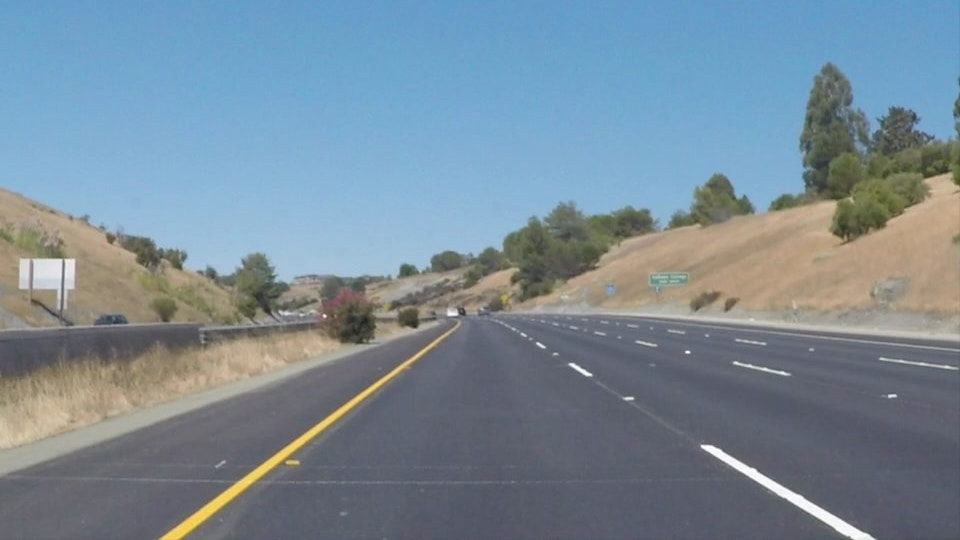
#> input picture solidYellowCurve2.jpg, 960 x 540 px, found by its file name
$ python ex08.py
#> lines starting #> are read from the running program, lines starting #| are printed output that depends on the picture
### OpenCV_Utils.py
import cv2
import numpy as np


def imageRead(openpath, flag=cv2.IMREAD_UNCHANGED):
#> called with openpath = './solidYellowCurve2.jpg', flag = 1
    image = cv2.imread(openpath, flag)
#> image is the input picture: shape (540, 960, 3); mean B, G, R 151.5, 138.6, 120.7
    if image is not None:
        print("Image Opened")
        return image
    else:
        print("Image Not Opened")
        print("Program Abort")
        exit()


def imageShow(imagename, image, flag=cv2.WINDOW_GUI_EXPANDED):
    cv2.namedWindow(imagename, flag)
    cv2.imshow(imagename, image)
    cv2.waitKey()
    return


def imageWrite(imagename, image):
    return cv2.imwrite(imagename, image)


def imageCopy(src):
    return np.copy(src)


# [52 lines left out: functions Video, imageParameters, not called in this run]


def getPixel(image, x, y, c=None):
    return image[y, x, c]


def setPixel(image, x, y, value, c=None):
    image[y, x, c] = value
    return image


def CutRectROI(image, x1, y1, x2, y2):
    return image[y1:y2, x1:x2]


# [26 lines left out: functions PasteRectROI, makeBlackImage, fillPolyROI, not called in this run]


def polyROI(image, points):
    mask = fillPolyROI(image, points)
    return cv2.bitwise_and(image, mask)


def convertColor(image, flag=cv2.COLOR_BGR2GRAY):
#> called with flag = 6
    return cv2.cvtColor(image, flag)
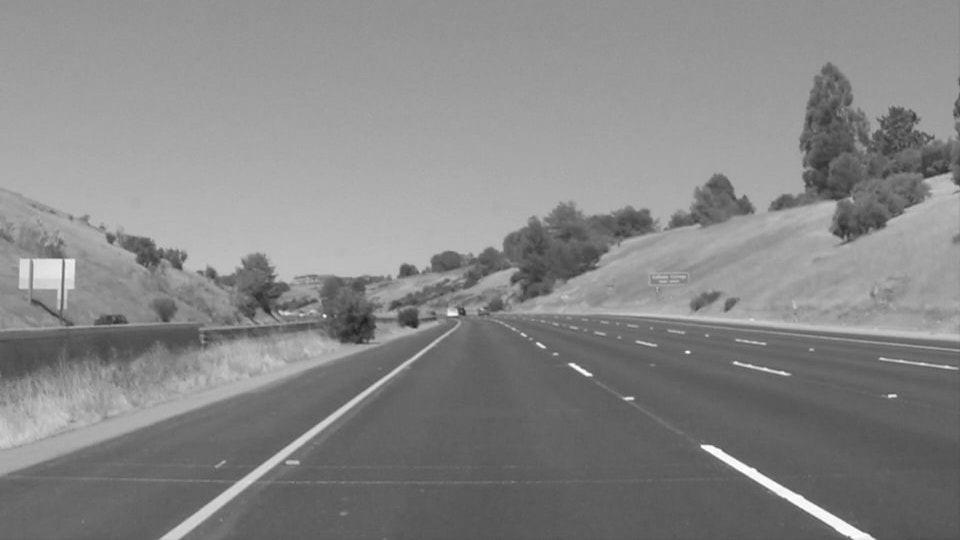
#> returned value: shape (540, 960); min 32, max 255, mean 134.7


def splitImage(image):
    return cv2.split(image)


def mergeImage(channel1, channel2, channel3):
    return cv2.merge((channel1, channel2, channel3))


def rangeColor(image, lower, upper):
    result = imageCopy(image)
    return cv2.inRange(result, lower, upper)


# [4 lines left out: function splitColor, not called in this run]


def drawLine(image, point1, point2, color=(255, 0, 0), thickness=3, lineType=cv2.LINE_AA):
    result = imageCopy(image)
    return cv2.line(result, point1, point2, color, thickness, lineType)


def drawRect(image, point1, point2, color=(255, 0, 0), thickness=3, lineType=cv2.LINE_AA):
    result = imageCopy(image)
    return cv2.rectangle(result, point1, point2, color, thickness, lineType)


def drawCircle(image, center, radius, color=(255, 0, 0), thickness=3, lineType=cv2.LINE_AA):
    result = imageCopy(image)
    return cv2.circle(result, center, radius, color, thickness, lineType)


def drawEllipse(image, center, axis, angle, startAngle, endAngle, color=(255, 0, 0), thickness=3, lineType=cv2.LINE_AA):
    result = imageCopy(image)
    return cv2.ellipse(result, center, axis, angle, startAngle, endAngle, color, thickness, lineType)


# [4 lines left out: function drawPolygon, not called in this run]


def drawText(image, text, point=(10, 10), font=cv2.FONT_HERSHEY_PLAIN, fontScale=2.0, color=(255,255,255), thickness=3, lineType=cv2.LINE_AA):
    result = imageCopy(image)
    return cv2.putText(result, text, point, font, fontScale, color, thickness, lineType)


def addImage(image1, image2):
    return cv2.add(image1, image2)


# [5 lines left out: function addWeightedImage, not called in this run]


def imageThreshold(image, thresh=128, maxval=255, type=cv2.THRESH_BINARY):
    _, res = cv2.threshold(image, thresh=thresh, maxval=maxval, type=type)
    return res


def imageBlur(image, ksize):
    size = ((ksize+1) * 2 - 1, (ksize+1) * 2 - 1)
    return cv2.blur(image, size)


def imageGaussianBlur(image, ksize, sigmaX, sigmaY):
    size = ((ksize+1) * 2 - 1, (ksize+1) * 2 - 1)
    return cv2.GaussianBlur(image, ksize=size, sigmaX=sigmaX, sigmaY=sigmaY)


def imageMedianBlur(image, size):
    ksize = (size+1) * 2 - 1
    return cv2.medianBlur(image, ksize)


def imageBilateralFilter(image, size, sigmaColor, sigmaSpace):
    d = (size+1) * 2 - 1
    return cv2.bilateralFilter(image, d, sigmaColor=sigmaColor, sigmaSpace=sigmaSpace)


def imageFiltering(image, kernel, ddepth=-1):
    return cv2.filter2D(image, ddepth, kernel)


# [22 lines left out: functions imageEdgePrewitt, imageEdgeSobel, imageEdgeScharr, not called in this run]


def imageEdgeLaplacianCV(image):
    return cv2.Laplacian(image, -1)


# [14 lines left out: functions imageEdgeLaplacianFilter2D, imageEdgeLoG, not called in this run]


def cannyEdge(image, threshold1=100, threshold2=200):
    return cv2.Canny(image, threshold1, threshold2)


# [30 lines left out: functions computeHist, histogramEqualize, not called in this run]


def imageDilation(image, kernel, iterations):
    return cv2.dilate(image, kernel=kernel, iterations=iterations)


def imageErosion(image, kernel, iterations):
    return cv2.erode(image, kernel=kernel, iterations=iterations)


# [17 lines left out: functions imageMorphologicalGradient, imageOpening, imageClosing, not called in this run]


def imageMorphologyKernel(flag=cv2.MORPH_RECT, size=5):
    return cv2.getStructuringElement(flag, (size, size))


def imageMorphologyEx(image, op, kernel, iterations=1):
#> called with op = 4, kernel = array of shape (5, 5), iterations = 1
    return cv2.morphologyEx(image, op=op, kernel=kernel, iterations=iterations)
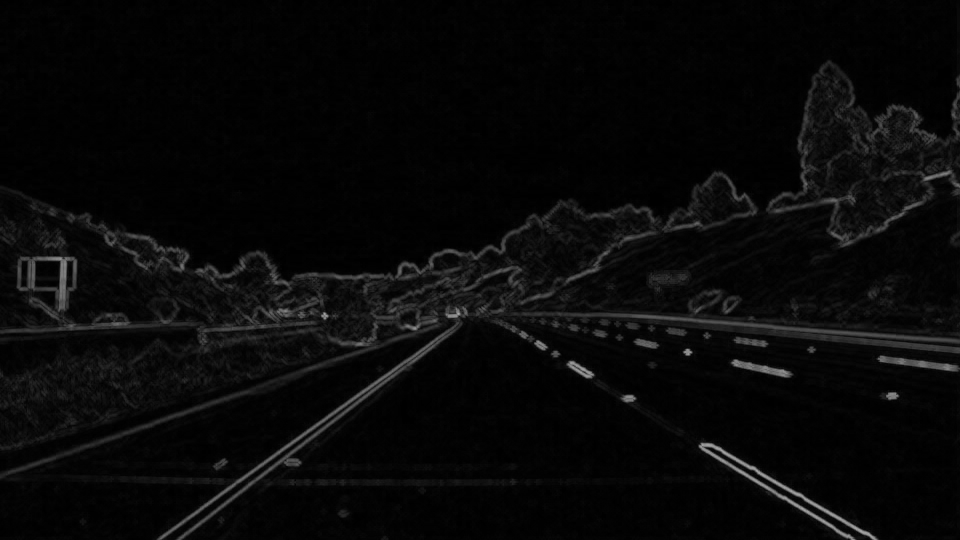
#> returned value: shape (540, 960); min 0, max 167, mean 8.6


# [32 lines left out: functions imageResize, imageTranslation, imageRotation, imageAffineTransformation, not called in this run]


def imagePerspectiveTransformation(image, src_pts, dst_pts, size=None, flags=cv2.INTER_LANCZOS4):
    if size is None:
        rows, cols = image.shape[:2]
        size = (cols, rows)
    M = cv2.getPerspectiveTransform(src_pts, dst_pts)
    return cv2.warpPerspective(image, M, dsize=size, flags=flags)


def houghLines(image, rho=1, theta=np.pi/180, threshold=100):
    return cv2.HoughLines(image, rho, theta, threshold)


# [16 lines left out: function drawHoughLines, not called in this run]


def houghLinesP(image, rho=1.0, theta=np.pi/180, threshold=100, minLineLength=10, maxLineGap=100):
    return cv2.HoughLinesP(image, rho, theta, threshold, minLineLength=minLineLength, maxLineGap=maxLineGap)


# [52 lines left out: functions drawHoughLinesP, splitTwoSideLines, splitOneSideLines, medianPoint, not called in this run]


def interpolate(x1, y1, x2, y2, y):
    return int(float(y - y1) * float(x2-x1) / float(y2-y1) + x1)


# [28 lines left out: functions lineFittingOneSide, lineFitting, not called in this run]


def houghCircles(image, method=cv2.HOUGH_GRADIENT, dp = 1, minDist = 10, canny = 50, threshold = 30, minRadius = 0, maxRadius = 0):
    circles = cv2.HoughCircles(image, method, dp, minDist, param1=canny, param2=threshold, minRadius=minRadius, maxRadius=maxRadius)
    return circles


# [8 lines left out: function drawHoughCircles, not called in this run]

### solution/ex08.py
from OpenCV_Functions import *

def processingSingleImage(image):
    result = imageCopy(image)

    result = convertColor(result, cv2.COLOR_BGR2GRAY)
    MORPH_CROSS = imageMorphologyKernel(cv2.MORPH_CROSS, 5)
    result = imageMorphologyEx(result, cv2.MORPH_GRADIENT, MORPH_CROSS)
    height, width = image.shape[:2]
#> height = 540; width = 960
    src_pt1 = [int(width*0.35), int(height*0.65)]
#> src_pt1 = [336, 351]
    src_pt2 = [int(width*0.65), int(height*0.65)]
#> src_pt2 = [624, 351]
    src_pt3 = [width, height]
#> src_pt3 = [960, 540]
    src_pt4 = [0, height]
#> src_pt4 = [0, 540]
    dst_pt1 = [int(width*0.1),0]
#> dst_pt1 = [96, 0]
    dst_pt2 = [int(width*0.9),0]
#> dst_pt2 = [864, 0]
    dst_pt3 = [int(width*0.9),height]
#> dst_pt3 = [864, 540]
    dst_pt4 = [int(width*0.1),height]
    #dst_pt3 = [int(width*0.8),height]
    #dst_pt4 = [int(width*0.2),height]
    src_pts = np.float32([src_pt1, src_pt2, src_pt3, src_pt4])
    dst_pts = np.float32([dst_pt1, dst_pt2, dst_pt3, dst_pt4])
    result = imagePerspectiveTransformation(result, src_pts, dst_pts)
#> in imagePerspectiveTransformation, `return cv2.warpPerspective(image, M, dsize=size, flags=flags)`:
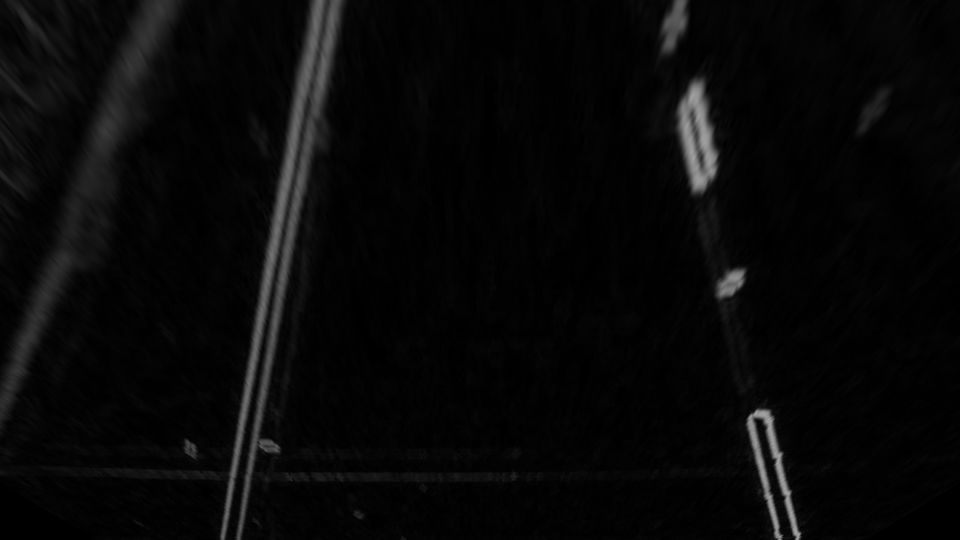
#> returned value: shape (540, 960); min 0, max 169, mean 8
    return result

imagepath = "./solidYellowCurve2.jpg"

# cv2.IMREAD_COLOR
image_road = imageRead(imagepath, cv2.IMREAD_COLOR)


result = processingSingleImage(image_road)

imageShow("ex03", result, cv2.WINDOW_NORMAL)
